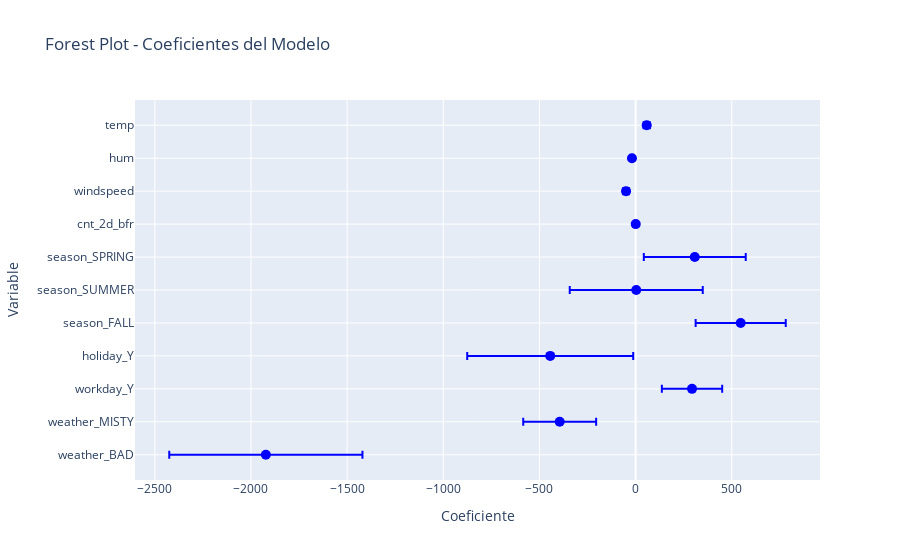

Source (notebook cell):
### Markdown cell above
### Weight plot

### Code cell
coef_df = pd.DataFrame({
    'Variable': model.params.index,
    'Coeficiente': model.params.values,
    'CI_lower': model.conf_int()[0],
    'CI_upper': model.conf_int()[1]
})
coef_df = coef_df[coef_df['Variable'] != 'const'] #quitar el intercepto
coef_df['error'] = coef_df['CI_upper'] - coef_df['Coeficiente']

fig = go.Figure()

fig.add_trace(go.Scatter(
    x=coef_df['Coeficiente'],
    y=coef_df['Variable'],
    error_x=dict(
        type='data',
        symmetric=False,
        array=coef_df['CI_upper'] - coef_df['Coeficiente'],
        arrayminus=coef_df['Coeficiente'] - coef_df['CI_lower']
    ),
    mode='markers',
    marker=dict(color='blue', size=10),
    orientation='h'
))

fig.update_layout(
    title='Forest Plot - Coeficientes del Modelo',
    xaxis_title='Coeficiente',
    yaxis_title='Variable',
    yaxis=dict(autorange="reversed")  # Para que la primera variable quede arriba
)

fig.show()

### Figure 1 — Plotly figure (JSON) as saved in the notebook; plotly's stock layout.template omitted (floating-point values rounded to 4 significant figures)
{"data": [{"error_x": {"array": [16.18, 7.06, 14.68, 0.04831, 265.0, 345.8, 234.3, 431.6, 156.8, 189.6, 502.3], "arrayminus": [16.18, 7.06, 14.68, 0.04831, 265.0, 345.8, 234.3, 431.6, 156.8, 189.6, 502.3], "symmetric": false, "type": "data"}, "marker": {"color": "blue", "size": 10}, "mode": "markers", "orientation": "h", "type": "scatter", "x": [57.73, -19.02, -49.73, 0.5955, 307.6, 3.3, 546.3, -444.0, 293.3, -394.8, -1923.0], "y": ["temp", "hum", "windspeed", "cnt_2d_bfr", "season_SPRING", "season_SUMMER", "season_FALL", "holiday_Y", "workday_Y", "weather_MISTY", "weather_BAD"]}], "layout": {"title": {"text": "Forest Plot - Coeficientes del Modelo"}, "xaxis": {"title": {"text": "Coeficiente"}}, "yaxis": {"autorange": "reversed", "title": {"text": "Variable"}}}}
